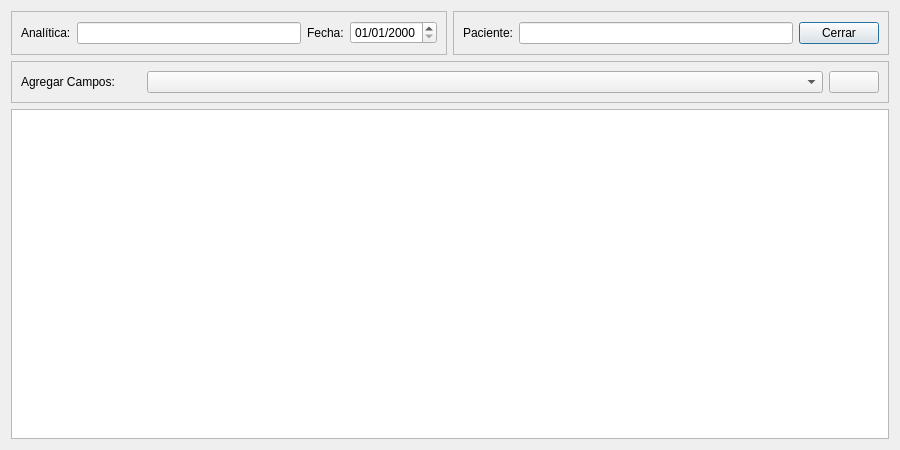
<?xml version="1.0" encoding="UTF-8"?>
<ui version="4.0">
 <class>FrmAnalitica</class>
 <widget class="QDialog" name="FrmAnalitica">
  <property name="geometry">
   <rect>
    <x>0</x>
    <y>0</y>
    <width>900</width>
    <height>450</height>
   </rect>
  </property>
  <property name="windowTitle">
   <string>Analitica episodio</string>
  </property>
  <property name="windowIcon">
   <iconset>
    <normaloff>:/Icons/PNG/Maya.png</normaloff>:/Icons/PNG/Maya.png</iconset>
  </property>
  <layout class="QGridLayout" name="gridLayout_2">
   <item row="0" column="0">
    <widget class="QFrame" name="frame_2">
     <property name="autoFillBackground">
      <bool>false</bool>
     </property>
     <property name="frameShape">
      <enum>QFrame::StyledPanel</enum>
     </property>
     <property name="frameShadow">
      <enum>QFrame::Raised</enum>
     </property>
     <layout class="QHBoxLayout" name="horizontalLayout_2">
      <item>
       <widget class="QLabel" name="label_2">
        <property name="text">
         <string>Analítica:</string>
        </property>
       </widget>
      </item>
      <item>
       <widget class="QLineEdit" name="txtAnalitica">
        <property name="enabled">
         <bool>true</bool>
        </property>
        <property name="autoFillBackground">
         <bool>false</bool>
        </property>
        <property name="frame">
         <bool>true</bool>
        </property>
        <property name="readOnly">
         <bool>false</bool>
        </property>
       </widget>
      </item>
      <item>
       <widget class="QLabel" name="label_3">
        <property name="text">
         <string>Fecha:</string>
        </property>
       </widget>
      </item>
      <item>
       <widget class="QDateEdit" name="txtFechaAnalitica">
        <property name="displayFormat">
         <string>dd/MM/yyyy</string>
        </property>
       </widget>
      </item>
     </layout>
    </widget>
   </item>
   <item row="0" column="1">
    <widget class="QFrame" name="frame_3">
     <property name="minimumSize">
      <size>
       <width>0</width>
       <height>44</height>
      </size>
     </property>
     <property name="autoFillBackground">
      <bool>false</bool>
     </property>
     <property name="frameShape">
      <enum>QFrame::StyledPanel</enum>
     </property>
     <property name="frameShadow">
      <enum>QFrame::Raised</enum>
     </property>
     <layout class="QHBoxLayout" name="horizontalLayout_3">
      <item>
       <widget class="QLabel" name="label_4">
        <property name="text">
         <string>Paciente:</string>
        </property>
       </widget>
      </item>
      <item>
       <widget class="QLineEdit" name="txtNombrePaciente">
        <property name="readOnly">
         <bool>false</bool>
        </property>
       </widget>
      </item>
      <item>
       <widget class="QPushButton" name="btnCerrar">
        <property name="text">
         <string>Cerrar</string>
        </property>
        <property name="icon">
         <iconset resource="../maya.qrc">
          <normaloff>:/Icons/PNG/Exit.png</normaloff>:/Icons/PNG/Exit.png</iconset>
        </property>
       </widget>
      </item>
     </layout>
    </widget>
   </item>
   <item row="1" column="0" colspan="2">
    <widget class="QFrame" name="frame">
     <property name="frameShape">
      <enum>QFrame::StyledPanel</enum>
     </property>
     <property name="frameShadow">
      <enum>QFrame::Raised</enum>
     </property>
     <layout class="QGridLayout" name="gridLayout">
      <item row="0" column="0">
       <widget class="QLabel" name="label">
        <property name="maximumSize">
         <size>
          <width>120</width>
          <height>16777215</height>
         </size>
        </property>
        <property name="text">
         <string>Agregar Campos:</string>
        </property>
       </widget>
      </item>
      <item row="0" column="1">
       <widget class="QComboBox" name="cboTipoAnalitica">
        <property name="minimumSize">
         <size>
          <width>150</width>
          <height>0</height>
         </size>
        </property>
       </widget>
      </item>
      <item row="0" column="2">
       <widget class="QPushButton" name="btnAnadirCampos">
        <property name="maximumSize">
         <size>
          <width>50</width>
          <height>16777215</height>
         </size>
        </property>
        <property name="toolTip">
         <string>Agregar campos a Analítica</string>
        </property>
        <property name="text">
         <string/>
        </property>
        <property name="icon">
         <iconset resource="../maya.qrc">
          <normaloff>:/Icons/PNG/add.png</normaloff>:/Icons/PNG/add.png</iconset>
        </property>
       </widget>
      </item>
     </layout>
    </widget>
   </item>
   <item row="2" column="0" colspan="2">
    <widget class="QTableWidget" name="tablaAnalitica"/>
   </item>
  </layout>
 </widget>
 <tabstops>
  <tabstop>txtAnalitica</tabstop>
  <tabstop>txtFechaAnalitica</tabstop>
  <tabstop>txtNombrePaciente</tabstop>
  <tabstop>cboTipoAnalitica</tabstop>
  <tabstop>btnAnadirCampos</tabstop>
  <tabstop>btnCerrar</tabstop>
  <tabstop>tablaAnalitica</tabstop>
 </tabstops>
 <resources>
  <include location="../maya.qrc"/>
 </resources>
 <connections/>
</ui>
